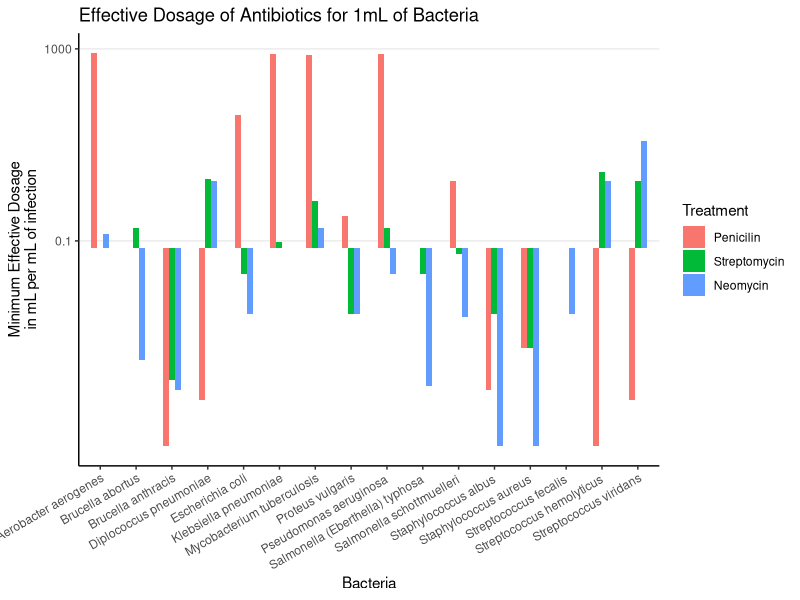

Here is the R script that generated this plot:
if(!require(dplyr)){install.packages("dplyr"); require(dplyr)}

library(ggplot2)

ab_data <- read.csv("./antibiotics_data.csv", stringsAsFactors = FALSE)

library(reshape2)

ab_data$Penicilin <- log10(ab_data$Penicilin) 
ab_data$Streptomycin <- log10(ab_data$Streptomycin)
ab_data$Neomycin <- log10(ab_data$Neomycin)

ab_data2 <- t(ab_data)

breaks = 10**(-1:10)

colnames(ab_data2) <- ab_data$Bacteria
ab_data2 <- ab_data2[c(2:4),]
ab_data3 <- melt(ab_data2, id.vars = "row")
colnames(ab_data3) <- c("Treatment", "Bacteria", "Effectiveness")
# ab_data3$Effectiveness <- as.factor(1.0 / as.numeric(ab_data3$Effectiveness))
ggplot(ab_data3, aes(x = ab_data3$Bacteria, y = as.numeric(ab_data3$Effectiveness))) + 
  geom_bar(stat="identity", aes(fill=Treatment),width = 0.5, position = position_dodge(width=0.5)) +
  xlab("Bacteria") +
  ylab("Minimum Effective Dosage\nin mL per mL of infection") +
  ggtitle("Effective Dosage of Antibiotics for 1mL of Bacteria") +
  theme_bw() +
  theme(axis.text.x = element_text(angle = 30, hjust = 1)) +
  scale_y_continuous(breaks =  c(0.1, 3, 6, 9, 12, 15, 18, 24, 30), labels = c(0.1, 1000, 1000000, 1000000000, 1000000000000, 10 ** 15, 10**18, 10**24, 10**30)) +
  theme(panel.border = element_blank(), panel.grid.major.x = element_blank(),
        panel.grid.minor = element_blank(), axis.line = element_line(colour = "black"))

